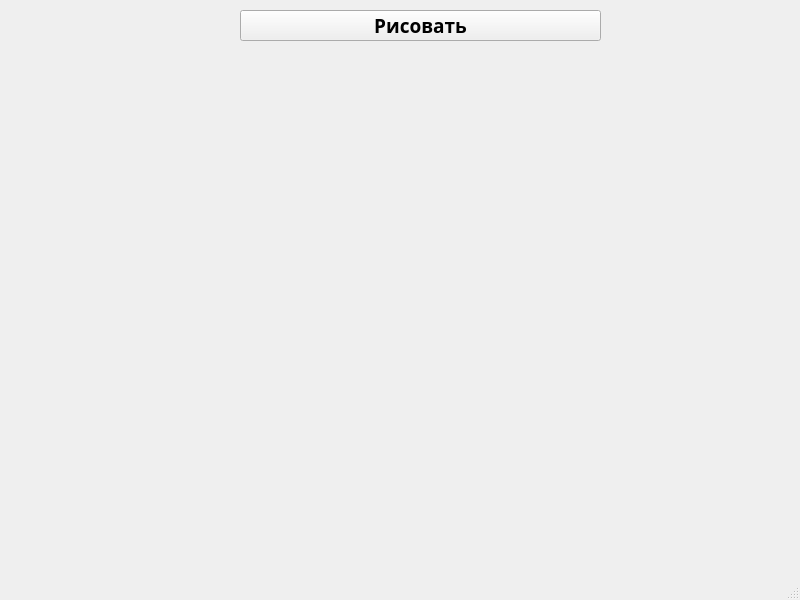
<?xml version="1.0" encoding="UTF-8"?>
<ui version="4.0">
 <class>MainWindow</class>
 <widget class="QMainWindow" name="MainWindow">
  <property name="geometry">
   <rect>
    <x>0</x>
    <y>0</y>
    <width>800</width>
    <height>600</height>
   </rect>
  </property>
  <property name="windowTitle">
   <string>MainWindow</string>
  </property>
  <widget class="QWidget" name="centralwidget">
   <widget class="QPushButton" name="pushButton">
    <property name="geometry">
     <rect>
      <x>240</x>
      <y>10</y>
      <width>361</width>
      <height>31</height>
     </rect>
    </property>
    <property name="font">
     <font>
      <family>Segoe Print</family>
      <pointsize>14</pointsize>
      <weight>75</weight>
      <bold>true</bold>
     </font>
    </property>
    <property name="text">
     <string>Рисовать</string>
    </property>
   </widget>
  </widget>
  <widget class="QMenuBar" name="menubar">
   <property name="geometry">
    <rect>
     <x>0</x>
     <y>0</y>
     <width>800</width>
     <height>21</height>
    </rect>
   </property>
  </widget>
  <widget class="QStatusBar" name="statusbar"/>
 </widget>
 <resources/>
 <connections/>
</ui>
